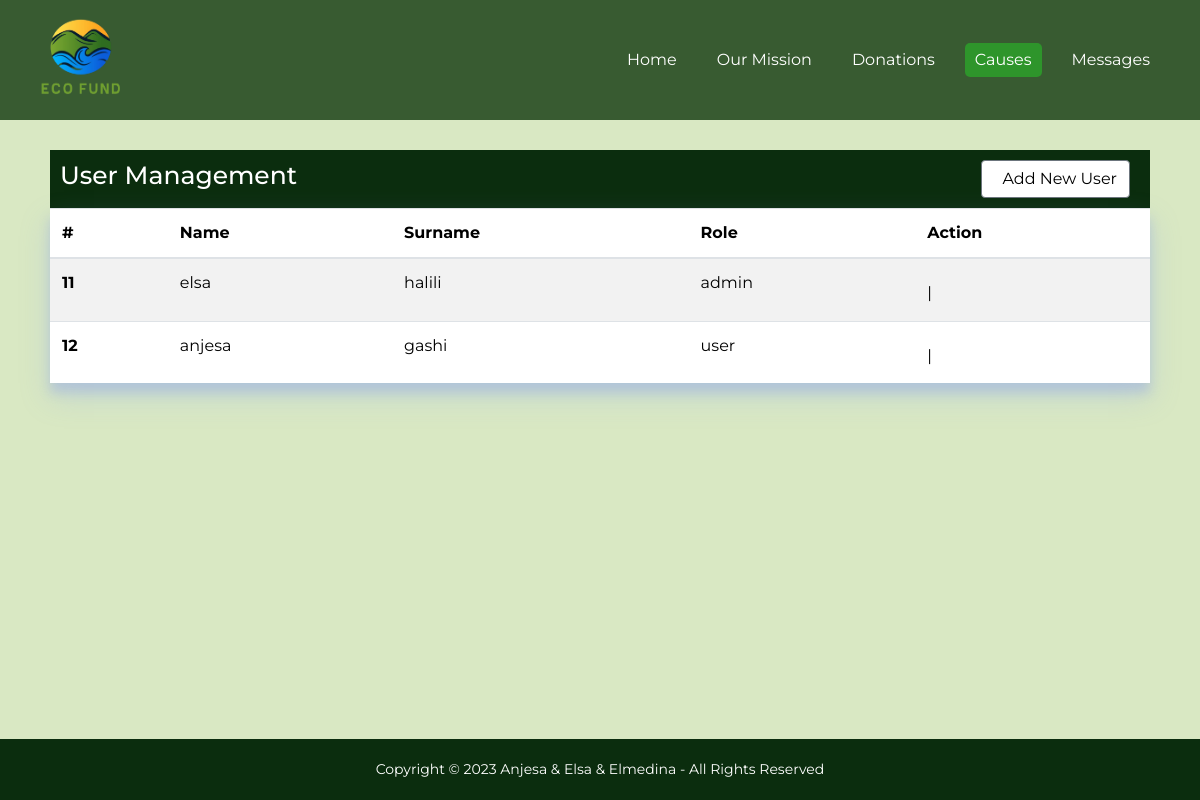
/admin-dashboard.php (signed in), run on an earlier commit of the app's database.
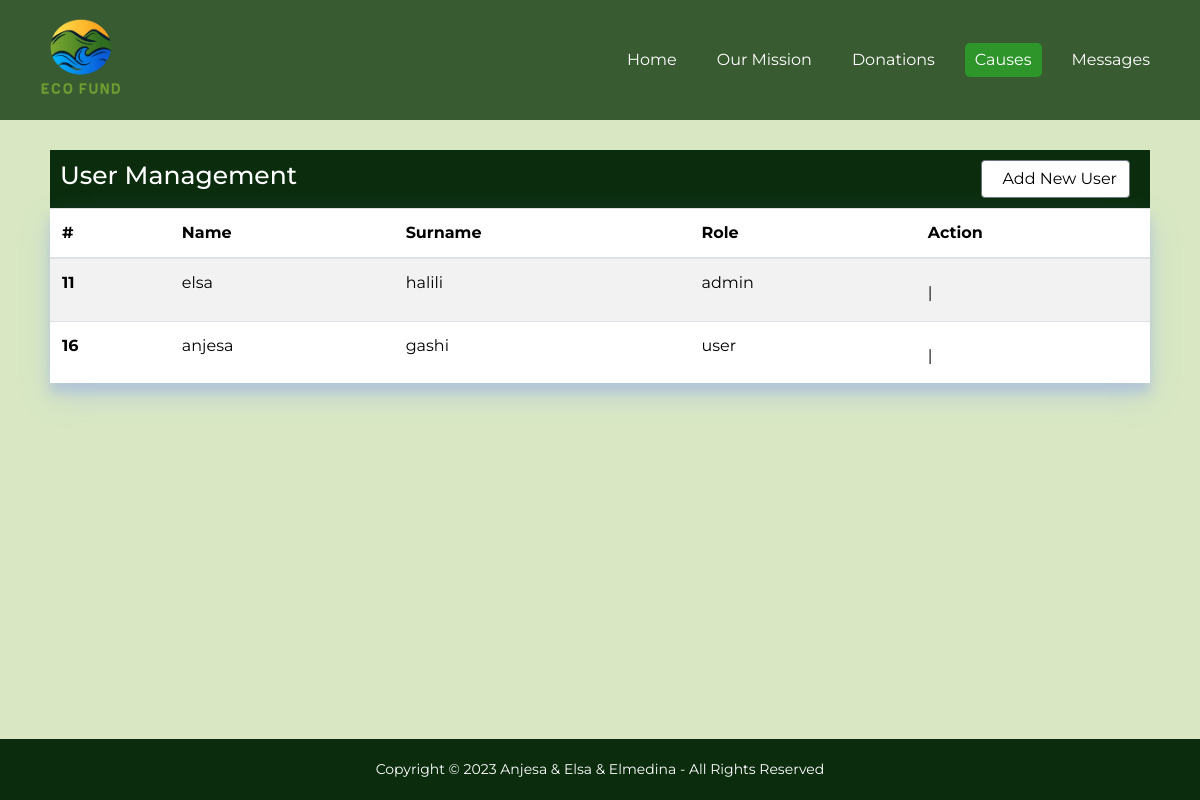
And on a later commit of the database.
### tables this page shows
CREATE TABLE `users` (
  `id` int(11) NOT NULL,
  `name` varchar(50) NOT NULL,
  `surname` varchar(50) NOT NULL,
  `email` varchar(50) NOT NULL,
  `password` varchar(50) NOT NULL,
  `user_type` varchar(10) NOT NULL
);

### admin-dashboard.php (the view, shortened to what this page needs)
<?php
require 'config.php';
try {
    $stmt = $conn->query("SELECT * FROM users");
    $stmt->execute();
    $users = $stmt->fetchAll(PDO::FETCH_ASSOC);
} catch (PDOException $e) {
    echo $e;
}
?>
<!DOCTYPE html>
<html lang="en">
<head>
    <link rel="stylesheet" href="https://cdn.jsdelivr.net/npm/bootstrap@4.4.1/dist/css/bootstrap.min.css">
    <link rel="stylesheet" href="styles/admin-dashboard.css">
    <link rel="stylesheet" href="styles/general.css">
    <link rel="stylesheet" href="styles/header.css">
</head>
<body>
    <header>
        <div class="logo">
            <img src="./images/logo.png" alt="EcoFund logo">
        </div>
        <nav class="navbar">
            <a href="./index.php">Home</a>
            <a href="./about.php">Our Mission</a>
            <a href="./donations.php">Donations</a>
            <?php if ($_SESSION['user_type'] === 'admin') { ?>
                <a class="active" href="./causes.php">Causes</a>
            <?php }  ?>
            <?php if ($_SESSION['user_type'] === 'admin') { ?>
                <a href="./contact.php">Messages</a>
            <?php }  ?>
        </nav>
    </header>
    <div class="container">
        <div class="users-table">
            <div class="table-head">
                <div>
                    <h2>User Management</h2>
                </div>
                <div>
                    <a href="add-user.php" class="btn btn-secondary d-flex align-items-center"><ion-icon name="add-circle-outline"></ion-icon> <span class="ml-2">Add New User</span></a>
                </div>
            </div>
            <table class="table table-striped">
                <thead>
                    <tr>
                        <th scope="col">#</th>
                        <th scope="col">Name</th>
                        <th scope="col">Surname</th>
                        <th scope="col">Role</th>
                        <th scope="col">Action</th>
                    </tr>
                </thead>
                <tbody>
                    <?php if (isset($users) && !empty($users)) : ?>
                        <?php foreach ($users as $user) : ?>
                            <tr>
                                <th scope="row"><?= $user['id'] ?></th>
                                <td><?= $user['name'] ?></td>
                                <td><?= $user['surname'] ?></td>
                                <td><?= $user['user_type'] ?></td>
                                <td> | </td>
                            </tr>
                        <?php endforeach; ?>
                    <?php else : ?>
                        <tr>
                            <td colspan="5">No users found</td>
                        </tr>
                    <?php endif; ?>
                </tbody>
            </table>
        </div>
    </div>
    <footer>
        <p>Copyright © 2023 Anjesa & Elsa & Elmedina - All Rights Reserved</p>
    </footer>
</body>
</html>

What changed in the data, as far as the page shows it:
removed users: id "12", name "anjesa", surname "gashi", user_type "user"
added users: id "16", name "anjesa", surname "gashi", user_type "user"
